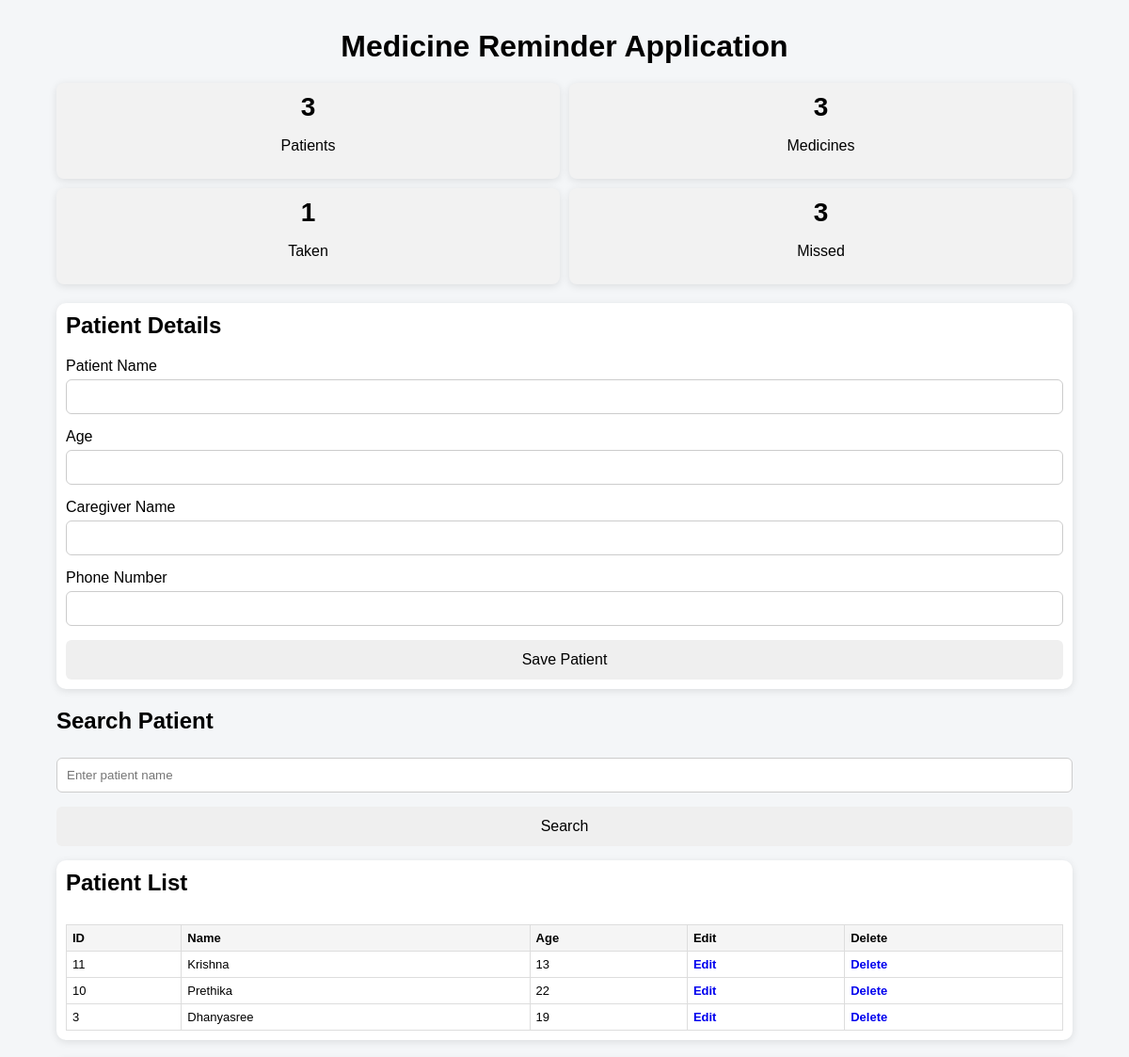
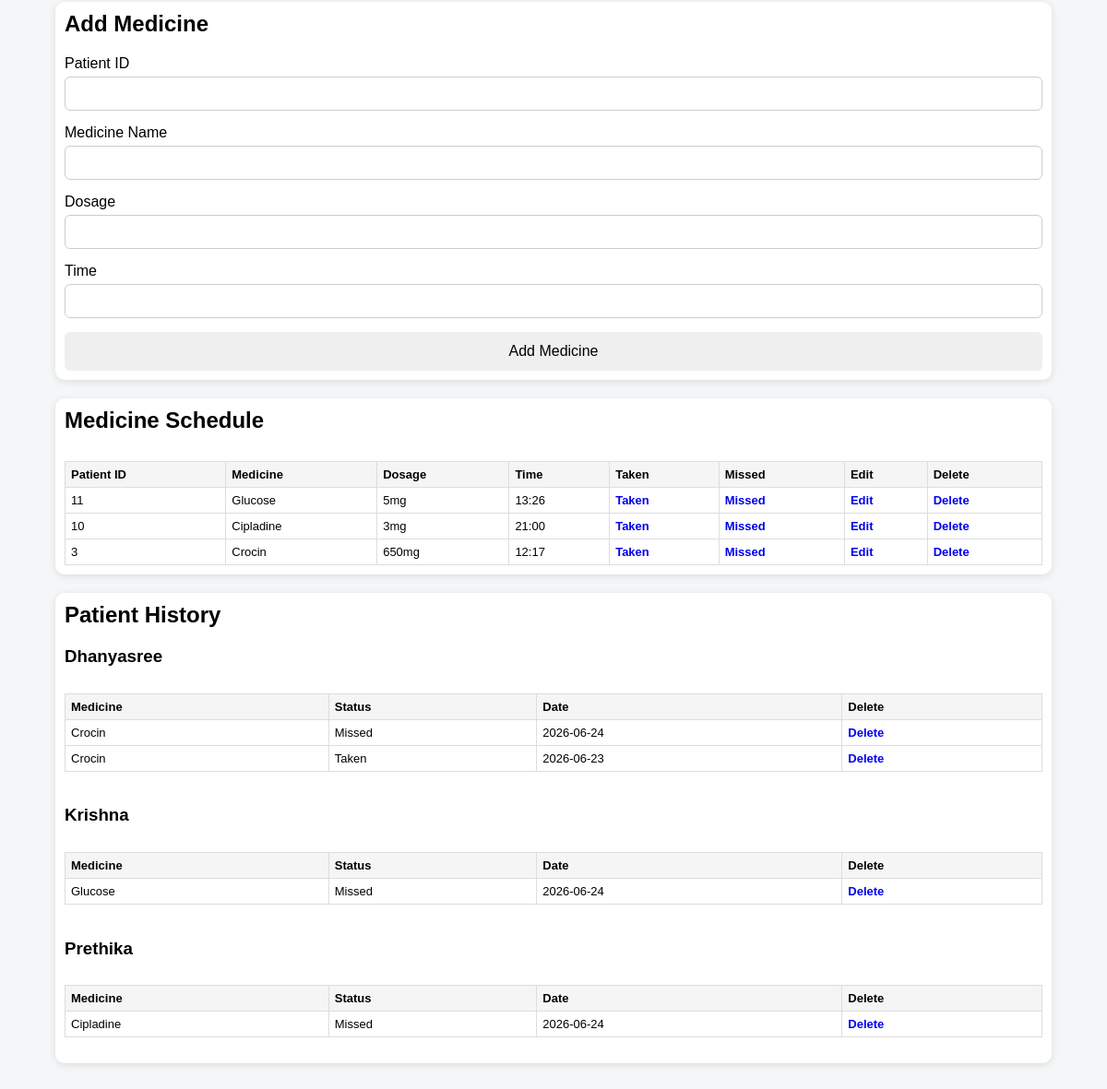
The page / on the database its author committed (2 pictures, top to bottom).
### tables this page shows
CREATE TABLE patients (
    id INTEGER PRIMARY KEY AUTOINCREMENT,
    name TEXT,
    age TEXT,
    caregiver TEXT,
    phone TEXT
);

CREATE TABLE medicines (
    id INTEGER PRIMARY KEY AUTOINCREMENT,
    patient_id INTEGER,
    medicine_name TEXT,
    dosage TEXT,
    time TEXT
);

CREATE TABLE history (
    id INTEGER PRIMARY KEY AUTOINCREMENT,
    patient_id INTEGER,
    medicine_name TEXT,
    status TEXT,
    date TEXT
);

### app.py (the view, shortened to what this page needs)
@app.route("/", methods=["GET", "POST"])
def home():
    message = ""
    search = request.args.get("search", "")
    if search:
        cursor.execute("""
        SELECT id, name, age
        FROM patients
        WHERE name LIKE ?
        ORDER BY id DESC
        """,
        ('%' + search + '%',))
    else:
        cursor.execute("""
        SELECT id, name, age
        FROM patients
        ORDER BY id DESC
        """)
    patients = cursor.fetchall()
    cursor.execute("""
    SELECT id, patient_id, medicine_name, dosage, time
    FROM medicines
    ORDER BY id DESC
    """)
    medicines = cursor.fetchall()
    cursor.execute("""
    SELECT id, name
    FROM patients
    ORDER BY name
    """)
    patient_records = cursor.fetchall()
    patient_history = {}
    for patient in patient_records:
        patient_id = patient[0]
        patient_name = patient[1]
        cursor.execute("""
        SELECT id, medicine_name, status, date
        FROM history
        WHERE patient_id=?
        ORDER BY id DESC
        """, (patient_id,))
        patient_history[patient_name] = cursor.fetchall()
        cursor.execute("SELECT COUNT(*) FROM patients")
        total_patients = cursor.fetchone()[0]
        cursor.execute("SELECT COUNT(*) FROM medicines")
        total_medicines = cursor.fetchone()[0]
        cursor.execute("SELECT COUNT(*) FROM history WHERE status='Taken'")
        total_taken = cursor.fetchone()[0]
        cursor.execute("SELECT COUNT(*) FROM history WHERE status='Missed'")
        total_missed = cursor.fetchone()[0]
    return render_template(
        "index.html",
        message=message,
        patients=patients,
        medicines=medicines,
        patient_history=patient_history,
        total_patients=total_patients,
        total_medicines=total_medicines,
        total_taken=total_taken,
        total_missed=total_missed
    )

### templates/index.html (shortened to what this page needs)
<!DOCTYPE html>
<html>
<head>
    <link rel="stylesheet"
          href="{{ url_for('static', filename='style.css') }}">
</head>
<body>
<div class="container">
    <h1>Medicine Reminder Application</h1>
    <div class="dashboard">
        <div class="stat-box">
            <h3>{{ total_patients }}</h3>
            <p>Patients</p>
        </div>
        <div class="stat-box">
            <h3>{{ total_medicines }}</h3>
            <p>Medicines</p>
        </div>
        <div class="stat-box">
            <h3>{{ total_taken }}</h3>
            <p>Taken</p>
        </div>
        <div class="stat-box">
            <h3>{{ total_missed }}</h3>
            <p>Missed</p>
        </div>
    </div>
    <div class="card">
        <h2>Patient Details</h2>
        <form method="POST">
            <label>Patient Name</label>
            <input type="text" name="name" required>
            <label>Age</label>
            <input type="text" name="age" required>
            <label>Caregiver Name</label>
            <input type="text" name="caregiver" required>
            <label>Phone Number</label>
            <input type="text" name="phone" required>
            <button type="submit">Save Patient</button>
        </form>
    </div>
    <h2>Search Patient</h2>
    <form method="GET">
        <input type="text" name="search" placeholder="Enter patient name">
        <button type="submit">Search</button>
    </form>
    <div class="card">
        <h2>Patient List</h2>
        <div class="table-wrapper">
            <table>
                <tr>
                    <th>ID</th>
                    <th>Name</th>
                    <th>Age</th>
                    <th>Edit</th>
                    <th>Delete</th>
                </tr>
                {% for patient in patients %}
                <tr>
                    <td>{{ patient[0] }}</td>
                    <td>{{ patient[1] }}</td>
                    <td>{{ patient[2] }}</td>
                    <td><a href="/edit_patient/{{ patient[0] }}">Edit</a></td>
                    <td><a href="/delete_patient/{{ patient[0] }}" onclick="return confirm('Delete this patient and all related records?')">Delete</a></td>
                </tr>
                {% endfor %}
            </table>
        </div>
    </div>
    <div class="card">
        <h2>Add Medicine</h2>
        <form method="POST" action="/add_medicine">
            <label>Patient ID</label>
            <input type="text" name="patient_id" required>
            <label>Medicine Name</label>
            <input type="text" name="medicine_name" required>
            <label>Dosage</label>
            <input type="text" name="dosage" required>
            <label>Time</label>
            <input type="text" name="time" required>
            <button type="submit">Add Medicine</button>
        </form>
    </div>
    <div class="card">
        <h2>Medicine Schedule</h2>
        <div class="table-wrapper">
            <table>
                <tr>
                    <th>Patient ID</th>
                    <th>Medicine</th>
                    <th>Dosage</th>
                    <th>Time</th>
                    <th>Taken</th>
                    <th>Missed</th>
                    <th>Edit</th>
                    <th>Delete</th>
                </tr>
                {% for med in medicines %}
                <tr>
                    <td>{{ med[1] }}</td>
                    <td>{{ med[2] }}</td>
                    <td>{{ med[3] }}</td>
                    <td>{{ med[4] }}</td>
                    <td><a href="/mark_taken/{{ med[0] }}">Taken</a></td>
                    <td><a href="/mark_missed/{{ med[0] }}">Missed</a></td>
                    <td><a href="/edit_medicine/{{ med[0] }}">Edit</a></td>
                    <td><a href="/delete_medicine/{{ med[0] }}" onclick="return confirm('Delete this medicine?')">Delete</a></td>
                </tr>
                {% endfor %}
            </table>
        </div>
    </div>
    <div class="card">
        <h2>Patient History</h2>
        {% for patient_name, records in patient_history.items() %}
        <h3>{{ patient_name }}</h3>
        <div class="table-wrapper">
            <table>
                <tr>
                    <th>Medicine</th>
                    <th>Status</th>
                    <th>Date</th>
                    <th>Delete</th>
                </tr>
                {% for record in records %}
                <tr>
                    <td>{{ record[1] }}</td>
                    <td>{{ record[2] }}</td>
                    <td>{{ record[3] }}</td>
                    <td><a href="/delete_history/{{ record[0] }}">Delete</a></td>
                </tr>
                {% endfor %}
            </table>
        </div>
        <br>
        {% endfor %}
    </div>
</div>
</body>
</html>

### static/style.css (style rules this page uses)
body { font-family: Arial, sans-serif; background-color: #f4f6f8; margin: 0; padding: 20px; }
.container { max-width: 1100px; margin: auto; }
h1 { text-align: center; margin-bottom: 20px; }
.card { background: white; padding: 20px; margin-bottom: 20px; border-radius: 12px; box-shadow: 0px 2px 8px rgba(0,0,0,0.1); }
h2 { margin-top: 0; }
input { width: 100%; padding: 10px; margin-top: 5px; margin-bottom: 15px; box-sizing: border-box; border: 1px solid #ccc; border-radius: 6px; }
button { width: 100%; padding: 12px; font-size: 16px; border: none; border-radius: 6px; cursor: pointer; }
table { width: 100%; border-collapse: collapse; margin-top: 10px; }
th, td { border: 1px solid #ddd; padding: 10px; text-align: center; }
th { background-color: #f0f0f0; }
a { text-decoration: none; font-weight: bold; }
.dashboard { display: flex; gap: 15px; flex-wrap: wrap; margin-bottom: 20px; }
.stat-box { flex: 1; min-width: 120px; background: white; padding: 15px; border-radius: 10px; text-align: center; box-shadow: 0px 2px 8px rgba(0,0,0,0.1); }
.stat-box h3 { margin: 0; font-size: 28px; }

### templates/index.html (style rules this page uses)
body { margin: 0; padding: 0; font-family: Arial, sans-serif; }
.container { width: 100%; padding: 10px; box-sizing: border-box; }
.dashboard { display: flex; flex-wrap: wrap; gap: 10px; }
.stat-box { flex: 1 1 45%; padding: 10px; background: #f2f2f2; text-align: center; border-radius: 8px; }
.card { margin-top: 15px; padding: 10px; background: white; border-radius: 10px; }
.table-wrapper { width: 100%; overflow-x: auto; }
table { width: 100%; border-collapse: collapse; min-width: 600px; }
th, td { border: 1px solid #ddd; padding: 6px; font-size: 13px; text-align: left; white-space: nowrap; }
th { background-color: #f5f5f5; }

### rows shown on the page
patients: id "11", name "Krishna", age "13"
patients: id "10", name "Prethika", age "22"
patients: id "3", name "Dhanyasree", age "19"
medicines: patient "11", medicine_name "Glucose", dosage "5mg", time "13:26"
medicines: patient "10", medicine_name "Cipladine", dosage "3mg", time "21:00"
medicines: patient "3", medicine_name "Crocin", dosage "650mg", time "12:17"
history: medicine_name "Crocin", status "Missed", date "2026-06-24"
history: medicine_name "Crocin", status "Taken", date "2026-06-23"
history: medicine_name "Glucose", status "Missed", date "2026-06-24"
history: medicine_name "Cipladine", status "Missed", date "2026-06-24"

### other values the page prints
{{ total_patients }} "3"
{{ total_medicines }} "3"
{{ total_taken }} "1"
{{ total_missed }} "3"
